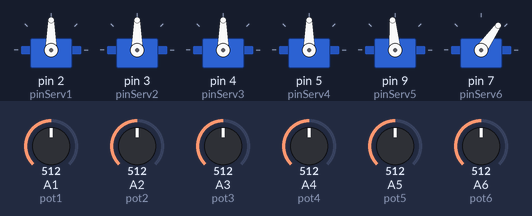
This sketch was run on a simulated Arduino Nano, built with avr-gcc and run on an emulated ATmega328P. Shown: 6 × servo. The inputs (shaded band) are chosen by the test bench; at power-on: A1 (pot1) = 512, A2 (pot2) = 512, A3 (pot3) = 512, A4 (pot4) = 512, A5 (pot5) = 512, A6 (pot6) = 512.

Above: at 1.2 s.
1.3 s: A1 (pot1) set to 716
At 1.9 s:
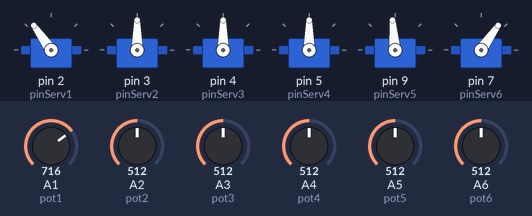
2.8 s: A2 (pot2) set to 716
At 3.1 s:
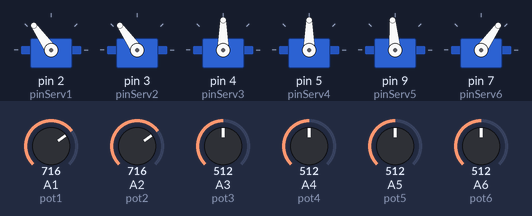
4.3 s: A3 (pot3) set to 716
At 5.4 s:
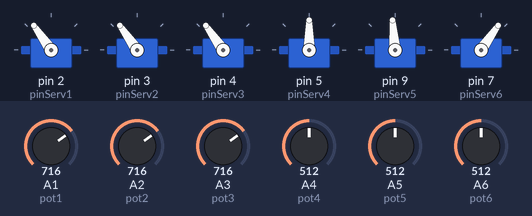
5.8 s: A4 (pot4) set to 716
At 6.5 s:
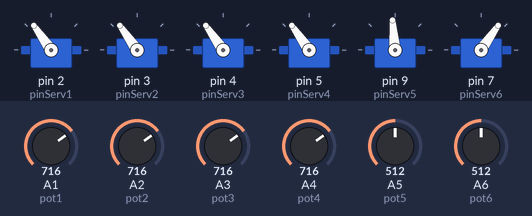
7.3 s: A5 (pot5) set to 716
At 7.6 s:
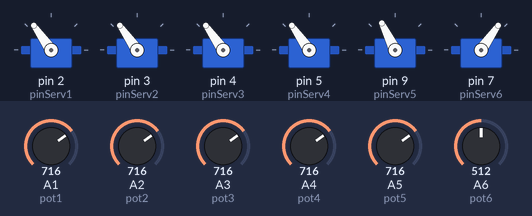
8.8 s: A6 (pot6) set to 716
At 10.0 s:
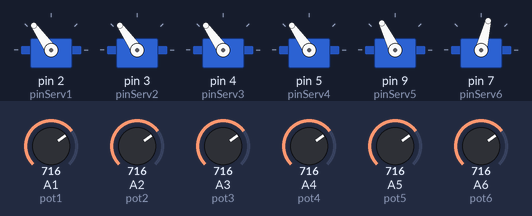
Timing chart, 0 to 11.3 s (numbered marks = the images above; inputs shaded):
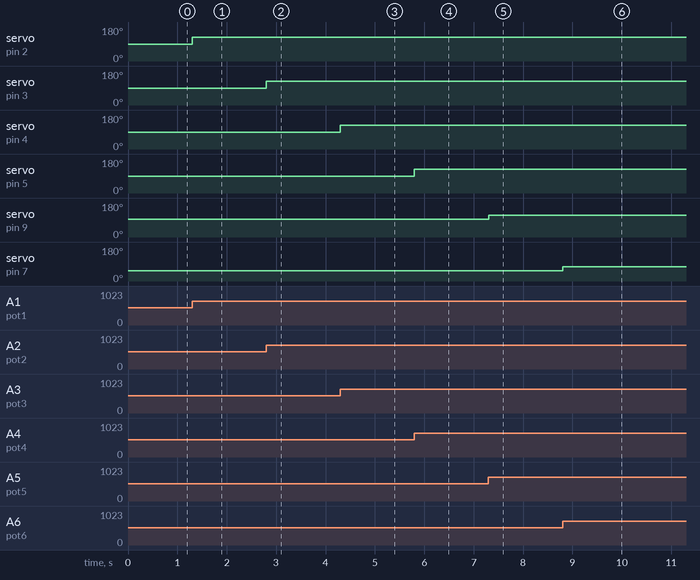

The sketch:

code_tcc_wilson.ino
```cpp
 // inclui bibilioteca do servomotor
#include <Servo.h>

// define pinos dos servos
#define pinServ1 2
#define pinServ2 3
#define pinServ3 4
#define pinServ4 5
#define pinServ5 9
#define pinServ6 7

// define as portas dos potenciometros
#define pot1 A1
#define pot2 A2
#define pot3 A3
#define pot4 A4
#define pot5 A5
#define pot6 A6

// nomeia os servos
Servo serv1,serv2,serv3,serv4,serv5,serv6;

// cria as variavies dos angulos de cada motor
int motor1,motor2,motor3,motor4,motor5,motor6;

unsigned long mostradorTimer = 1;
int intervaloMostrador = 5000;

void setup(){

  //inicia o monitor serial
  Serial.begin(9600);

  // atribui pinos dos servos
  serv1.attach(pinServ1);
  serv2.attach(pinServ2);
  serv3.attach(pinServ3);
  serv4.attach(pinServ4);
  serv5.attach(pinServ5);
  serv6.attach(pinServ6);

  }

void serialpot(){
  /*
  Serial.print("Pot1:");
  Serial.println(analogRead(pot1));

  Serial.print("Pot2:");
  Serial.println(analogRead(pot2));

  Serial.print("Pot3:");
  Serial.println(analogRead(pot3));
  */
  Serial.print("Pot4:");
  Serial.println(analogRead(pot4));
  /*
  Serial.print("Pot5:");
  Serial.println(analogRead(pot5));

  Serial.print("Pot6:");
  Serial.println(analogRead(pot6));
  */
  Serial.println("+++++++++++++++++++++++++++++++++++");
  delay(400);
  }

void serialservo(){
  /*
  Serial.print("Angulo Motor1:");
  Serial.println(motor1);

  Serial.print("Angulo Motor2:");
  Serial.println(motor2);

  Serial.print("Angulo Motor3:");
  Serial.println(motor3);
  */
  Serial.print("Angulo Motor4:");
  Serial.println(motor4);
  /*
  Serial.print("Angulo Motor5:");
  Serial.println(motor5);

  Serial.print("Angulo Motor6:");
  Serial.println(motor6);
  */
  Serial.println("+++++++++++++++++++++++++++++++++++");

  delay(100);

  }


void loop(){

  // leitura dos potenciometros
  motor1 = map(analogRead(pot1),0,1023,0,180);
  motor2 = map(analogRead(pot2),0,1023,0,180);
  motor3 = map(analogRead(pot3),0,1023,0,180);
  motor4 = map(analogRead(pot4),0,1023,0,180);
  motor5 = map(analogRead(pot5),0,1023,40,150);
  motor6 = map(analogRead(pot6),0,1023,0,110);


  // posicionamento dos potenciometros
  serv1.write(motor1);
  serv2.write(motor2);
  serv3.write(motor3);
  serv4.write(motor4);
  serv5.write(motor5);
  serv6.write(motor6);


  //serialpot();
  //serialservo();
}
```

Measured:
- after the input at 1.3 s, servo on pin 2 (pinServ1): 90° → 125° at once
- after the input at 2.8 s, servo on pin 3 (pinServ2): 90° → 125° at once
- after the input at 4.3 s, servo on pin 4 (pinServ3): 90° → 125° at once
- after the input at 5.8 s, servo on pin 5 (pinServ4): 90° → 125° at once
- after the input at 7.3 s, servo on pin 9 (pinServ5): 95° → 116° at once
- after the input at 8.8 s, servo on pin 7 (pinServ6): 55° → 76° at once
